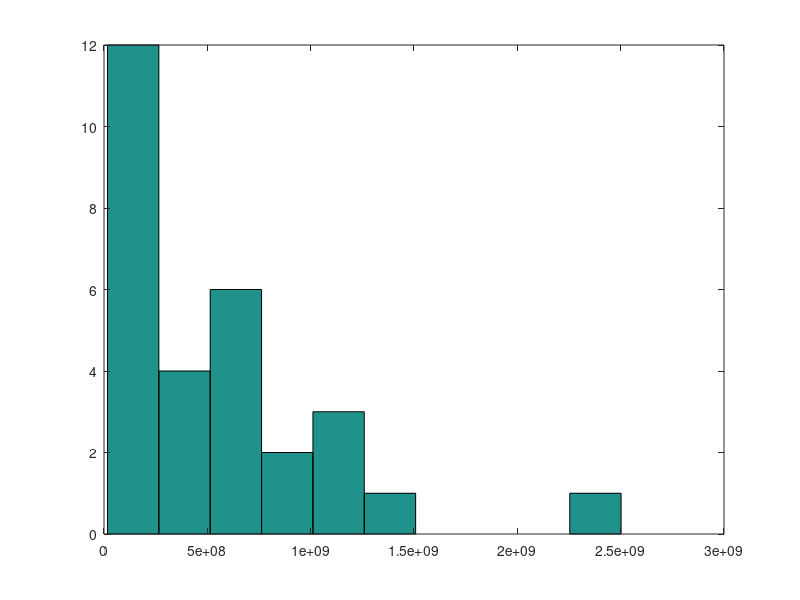

This chart was generated by the following MATLAB code:
% scores.m

x = [16817735.209896103,24516859.119901627,43011714.999396384,43442461.49917965,48728537.08914559,52595975.06205365,63465285.65553772,69831536.78752725,106273969.62970242,127275732.31335092,129400377.65705176,236930954.20097,359807159.89172,386141971.89993566,508878990.5754901,513449032.86792725,536815713.74265957,569487416.1025802,593218714.8068748,639933946.0019072,653972091.5460557,654268259.0906588,846524150.4791299,893827813.6910607,1016297948.5174624,1102171617.3781383,1123831148.4287114,1505392617.3152657,2502079598.086566];
sx = x.^.5;
xx = x.^2;


hold off;

hist(x);
% hist(xx);
% hist(sx);
% plot(x,'r-*');
